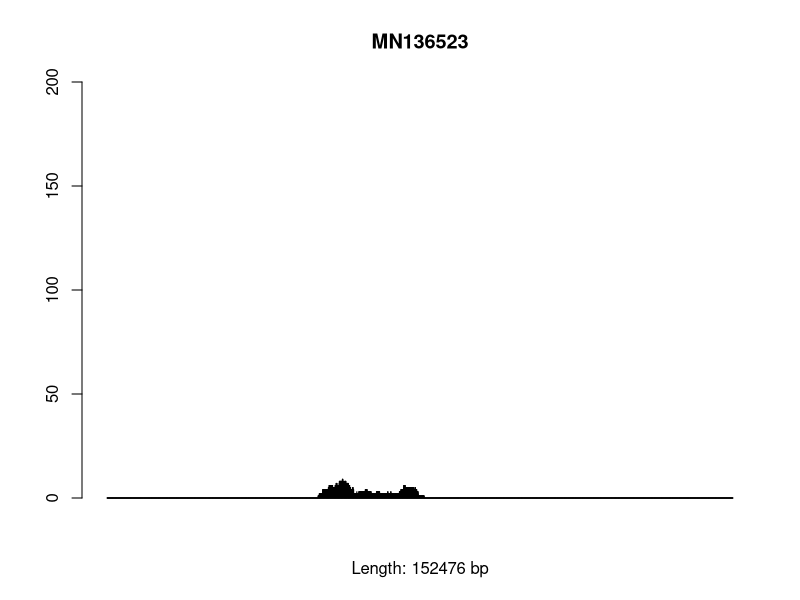

The R source for this figure:
#!/usr/bin/env Rscript


setwd("/Users/tee/Desktop")

data = read.table("data_out.txt")

values = c()

for(i in 1:dim(data)[1]){
  values = c(values,data[i,1])
}


pdf("coverage.pdf")

barplot(values, ylim = c(0,200), main ="MN136523",xlab="Length: 152476 bp")

dev.off()
